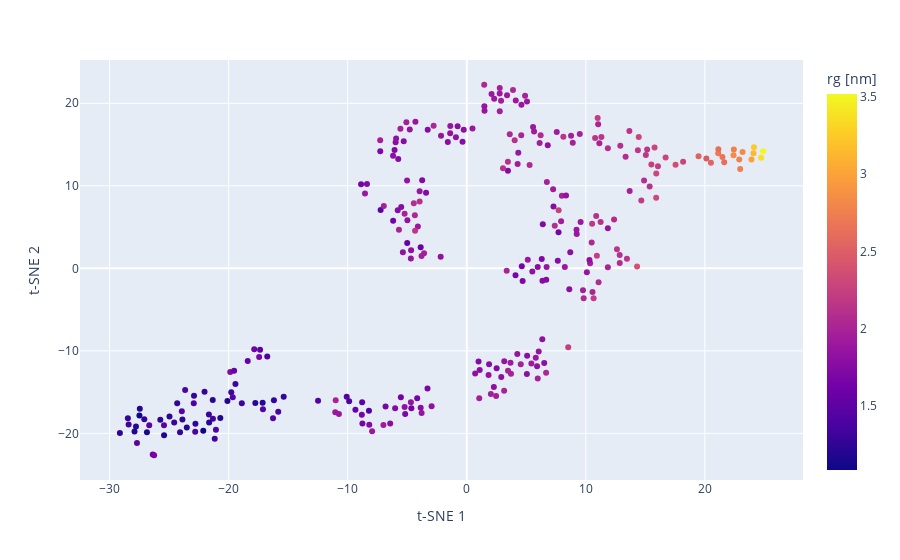

Write notebook code for a chart like this one.
### Markdown cell above
### Third step: Visualization of conformations on the reduced 2D dimension based on the selected feature  

In this step using `dimensionality_reduction_scatter` method inside`Visualization` module we can represent the conformations in the reduced space with different labels. Original labels reflect the ensmble that each conformation belongs to. Clustering lables reflect the k-means clustering based on the best Silhouette score obtained by testing on different perplexity and K values. Finally we have the possibility to represent the conformations using global labels like *R*<sub>g</sub>, asphericity, SASA , etc. <br>

In this specific example, by focusing on the original labels plot and the density plot we can understand that how PED00157 and PED00158 conformations are similar based on Carbon alpha intera-atomic distances. The Rg labels plot demonstrates how reducing the dimensionality based on Cα (alpha carbon) distances can organize conformations from the lowest Rg (bottom left of the plot) to the highest Rg (top right of the plot). We can also acknowledge that some Random conformations (PED00156) are similar to the PED00158 and PED00157 conformation from the points of intera-atomic Cα distances. This confirms the fact that final Mixed (PED00158) ensemble contains 24% of Random pool confromations.

### Code cell
import matplotlib.pyplot as plt
plt.style.use('seaborn-white') # Set the style for the plots


ax = vis.dimensionality_reduction_scatter(color_by='rg', kde_by_ensemble=True, size=30,n_components=2, plotly=True, cmap_label='viridis')

for a in ax.flat:
    a.tick_params(labelsize=14)
    a.set_title(a.get_title(), fontsize=16)
    
fig = plt.gcf()  # get current figure
legend = fig.legends[0]  # assumes one figure-level legend
for text in legend.get_texts():
    text.set_fontsize(14)
legend.set_title(legend.get_title().get_text(), prop={'size': 15})

### Figure 1 — Plotly figure (JSON) as saved in the notebook; plotly's stock layout.template omitted (floating-point values rounded to 4 significant figures; data arrays with more than 128 entries replaced by an {"elided": "..."} marker saying what was removed)
{"data": [{"customdata": {"elided": "288x1 str values"}, "hovertemplate": "t-SNE 1=%{x}<br>t-SNE 2=%{y}<br>index=%{customdata[0]}<br>color=%{marker.color}<extra></extra>", "legendgroup": "", "marker": {"color": {"elided": "288 float values"}, "coloraxis": "coloraxis", "symbol": "circle"}, "mode": "markers", "name": "", "orientation": "v", "showlegend": false, "type": "scatter", "x": {"elided": "288 float values"}, "xaxis": "x", "y": {"elided": "288 float values"}, "yaxis": "y"}], "layout": {"coloraxis": {"colorbar": {"title": {"text": "rg [nm]"}}, "colorscale": [[0, "#0d0887"], [0.1111, "#46039f"], [0.2222, "#7201a8"], [0.3333, "#9c179e"], [0.4444, "#bd3786"], [0.5556, "#d8576b"], [0.6667, "#ed7953"], [0.7778, "#fb9f3a"], [0.8889, "#fdca26"], [1, "#f0f921"]]}, "legend": {"tracegroupgap": 0}, "margin": {"t": 60}, "xaxis": {"anchor": "y", "domain": [0, 1], "title": {"text": "t-SNE 1"}}, "yaxis": {"anchor": "x", "domain": [0, 1], "title": {"text": "t-SNE 2"}}}}
